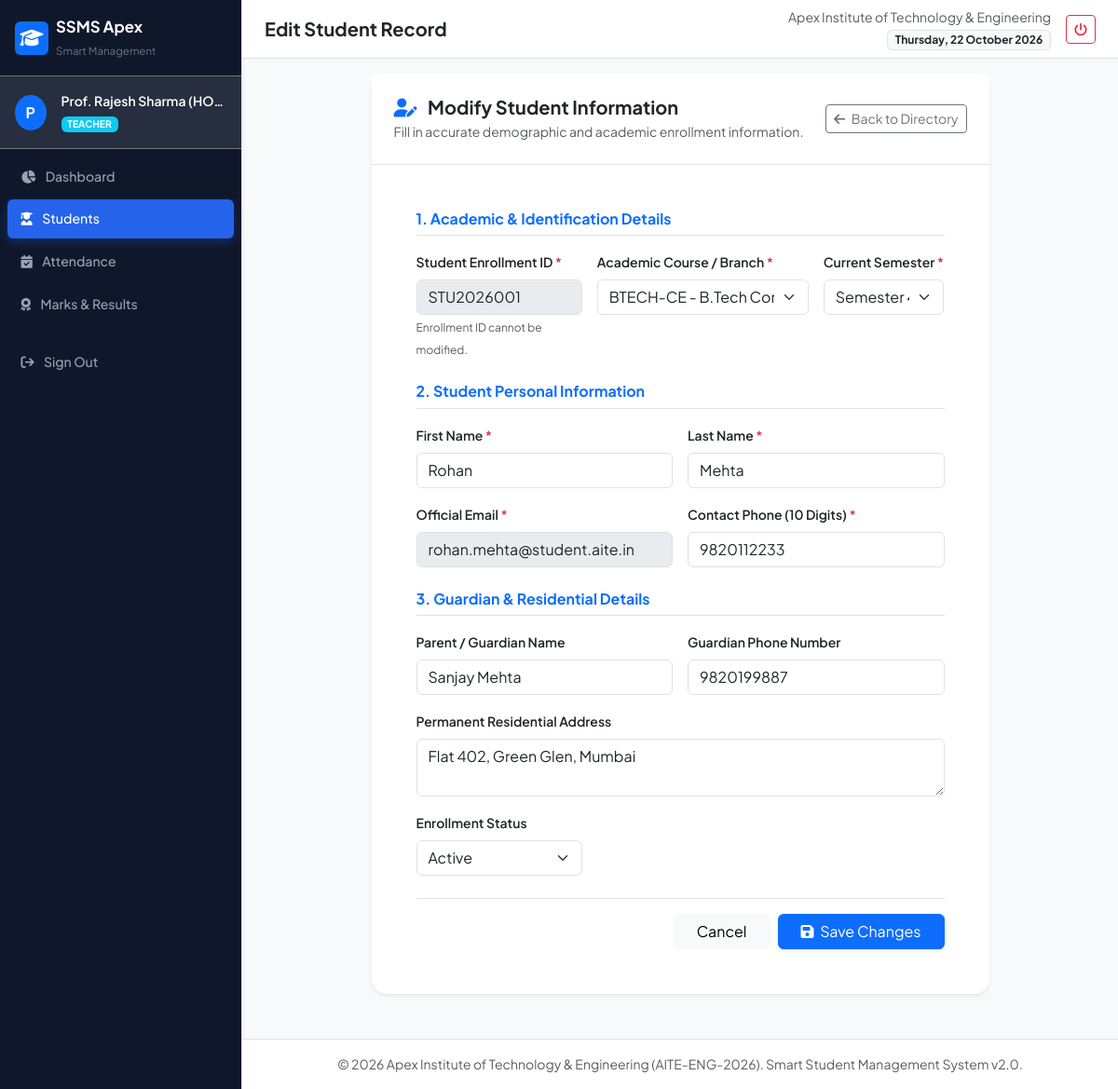
Page /students/edit/1 (signed in) on the committed database.
### models.py (models this page shows, shortened)
class User(db.Model):
    __tablename__ = 'users'
    id = db.Column(db.Integer, primary_key=True)
    username = db.Column(db.String(50), unique=True, nullable=False, index=True)
    password_hash = db.Column(db.String(255), nullable=False)
    role = db.Column(db.String(20), nullable=False, default='student')  # admin, teacher, student, accountant
    email = db.Column(db.String(100), unique=True, nullable=False)
    full_name = db.Column(db.String(100), nullable=False)
    is_active = db.Column(db.Boolean, default=True)
    created_at = db.Column(db.DateTime, default=datetime.utcnow)
    student_profile = db.relationship('Student', backref='user_account', uselist=False, cascade='all, delete-orphan')
    audit_logs = db.relationship('AuditLog', backref='user', lazy='dynamic')

class Student(db.Model):
    __tablename__ = 'students'
    id = db.Column(db.Integer, primary_key=True)
    student_id = db.Column(db.String(30), unique=True, nullable=False, index=True)  # e.g., 'STU2026001'
    user_id = db.Column(db.Integer, db.ForeignKey('users.id'), nullable=True)
    course_id = db.Column(db.Integer, db.ForeignKey('courses.id'), nullable=False)
    semester = db.Column(db.Integer, nullable=False, default=1)
    first_name = db.Column(db.String(50), nullable=False)
    last_name = db.Column(db.String(50), nullable=False)
    email = db.Column(db.String(100), unique=True, nullable=False)
    phone = db.Column(db.String(20), nullable=False)
    address = db.Column(db.Text)
    enrollment_date = db.Column(db.Date, default=date.today)
    status = db.Column(db.String(20), default='active')  # active, inactive, graduated, dropped
    guardian_name = db.Column(db.String(100))
    guardian_phone = db.Column(db.String(20))
    attendance_records = db.relationship('Attendance', backref='student', lazy='dynamic')
    marks_records = db.relationship('Marks', backref='student', lazy='dynamic')
    fees = db.relationship('StudentFee', backref='student', lazy='dynamic')

### app.py (the view, shortened to what this page needs)
    @app.route('/students/edit/<int:student_id>', methods=['GET', 'POST'])
    @login_required
    @roles_accepted('admin')
    def student_edit(student_id):
        student = Student.query.get_or_404(student_id)
        courses = Course.query.all()
        return render_template('students/form.html', courses=courses, student=student, is_edit=True)

### templates/students/form.html (shortened to what this page needs)
{% extends "base.html" %}
{% block page_title %}{{ 'Edit Student Record' if is_edit else 'Student Enrollment Form' }}{% endblock %}
{% block content %}
<div class="row justify-content-center">
    <div class="col-lg-10 col-xl-9">
        <div class="card border-0 shadow-sm rounded-4">
            <div class="card-header bg-white border-bottom p-4 d-flex align-items-center justify-content-between">
                <div>
                    <h5 class="fw-bold text-dark mb-1">
                        <i class="fa-solid {{ 'fa-user-pen text-primary' if is_edit else 'fa-user-plus text-success' }} me-2"></i>
                        {{ 'Modify Student Information' if is_edit else 'Enrollment & Academic Admission' }}
                    </h5>
                    <p class="text-muted small mb-0">Fill in accurate demographic and academic enrollment information.</p>
                </div>
                <a href="{{ url_for('students_list') }}" class="btn btn-outline-secondary btn-sm">
                    <i class="fa-solid fa-arrow-left me-1"></i> Back to Directory
                </a>
            </div>
            <div class="card-body p-4 p-md-5">
                <form method="POST" action="{{ url_for('student_edit', student_id=student.id) if is_edit else url_for('student_add') }}">
                    <h6 class="fw-bold text-primary border-bottom pb-2 mb-3">1. Academic & Identification Details</h6>
                    <div class="row g-3 mb-4">
                        <div class="col-md-4">
                            <label class="form-label small fw-semibold">Student Enrollment ID <span class="text-danger">*</span></label>
                            <input type="text" name="student_id" class="form-control" placeholder="e.g. STU2026010"
                                   value="{{ student.student_id if is_edit else form_data.get('student_id', '') }}"
                                   {{ 'readonly disabled' if is_edit else 'required' }}>
                            {% if is_edit %}
                            <small class="text-muted" style="font-size: 0.75rem;">Enrollment ID cannot be modified.</small>
                            {% endif %}
                        </div>
                        <div class="col-md-5">
                            <label class="form-label small fw-semibold">Academic Course / Branch <span class="text-danger">*</span></label>
                            <select name="course_id" class="form-select" required>
                                {% for c in courses %}
                                <option value="{{ c.id }}" {{ 'selected' if (is_edit and student.course_id == c.id) or (not is_edit and form_data.get('course_id') == c.id|string) }}>
                                    {{ c.code }} - {{ c.name }}
                                </option>
                                {% endfor %}
                            </select>
                        </div>
                        <div class="col-md-3">
                            <label class="form-label small fw-semibold">Current Semester <span class="text-danger">*</span></label>
                            <select name="semester" class="form-select" required>
                                {% for sem in range(1, 9) %}
                                <option value="{{ sem }}" {{ 'selected' if (is_edit and student.semester == sem) or (not is_edit and form_data.get('semester') == sem|string) }}>
                                    Semester {{ sem }}
                                </option>
                                {% endfor %}
                            </select>
                        </div>
                    </div>
                    <h6 class="fw-bold text-primary border-bottom pb-2 mb-3">2. Student Personal Information</h6>
                    <div class="row g-3 mb-4">
                        <div class="col-md-6">
                            <label class="form-label small fw-semibold">First Name <span class="text-danger">*</span></label>
                            <input type="text" name="first_name" class="form-control" placeholder="e.g. Rohan"
                                   value="{{ student.first_name if is_edit else form_data.get('first_name', '') }}" required>
                        </div>
                        <div class="col-md-6">
                            <label class="form-label small fw-semibold">Last Name <span class="text-danger">*</span></label>
                            <input type="text" name="last_name" class="form-control" placeholder="e.g. Mehta"
                                   value="{{ student.last_name if is_edit else form_data.get('last_name', '') }}" required>
                        </div>
                        <div class="col-md-6">
                            <label class="form-label small fw-semibold">Official Email <span class="text-danger">*</span></label>
                            <input type="email" name="email" class="form-control" placeholder="e.g. rohan.mehta@student.aite.in"
                                   value="{{ student.email if is_edit else form_data.get('email', '') }}"
                                   {{ 'readonly disabled' if is_edit else 'required' }}>
                        </div>
                        <div class="col-md-6">
                            <label class="form-label small fw-semibold">Contact Phone (10 Digits) <span class="text-danger">*</span></label>
                            <input type="tel" name="phone" class="form-control" pattern="[0-9]{10}" placeholder="9820112233"
                                   value="{{ student.phone if is_edit else form_data.get('phone', '') }}" required>
                        </div>
                    </div>
                    <h6 class="fw-bold text-primary border-bottom pb-2 mb-3">3. Guardian & Residential Details</h6>
                    <div class="row g-3 mb-4">
                        <div class="col-md-6">
                            <label class="form-label small fw-semibold">Parent / Guardian Name</label>
                            <input type="text" name="guardian_name" class="form-control" placeholder="e.g. Sanjay Mehta"
                                   value="{{ student.guardian_name if is_edit else form_data.get('guardian_name', '') }}">
                        </div>
                        <div class="col-md-6">
                            <label class="form-label small fw-semibold">Guardian Phone Number</label>
                            <input type="tel" name="guardian_phone" class="form-control" placeholder="9820199887"
                                   value="{{ student.guardian_phone if is_edit else form_data.get('guardian_phone', '') }}">
                        </div>
                        <div class="col-12">
                            <label class="form-label small fw-semibold">Permanent Residential Address</label>
                            <textarea name="address" class="form-control" rows="2" placeholder="Street, Building, City, Pincode">{{ student.address if is_edit else form_data.get('address', '') }}</textarea>
                        </div>
                        {% if is_edit %}
                        <div class="col-md-4">
                            <label class="form-label small fw-semibold">Enrollment Status</label>
                            <select name="status" class="form-select">
                                <option value="active" {{ 'selected' if student.status == 'active' }}>Active</option>
                            </select>
                        </div>
                        {% endif %}
                    </div>
                    <div class="d-flex justify-content-end gap-2 pt-3 border-top">
                        <a href="{{ url_for('students_list') }}" class="btn btn-light px-4">Cancel</a>
                        <button type="submit" class="btn btn-primary px-4 shadow-sm">
                            <i class="fa-solid fa-floppy-disk me-1"></i> {{ 'Save Changes' if is_edit else 'Complete Admission & Enroll' }}
                        </button>
                    </div>
                </form>
            </div>
        </div>
    </div>
</div>
{% endblock %}

### templates/base.html (shortened to what this page needs)
<!DOCTYPE html>
<html lang="en">
<head>
    <link href="https://cdn.jsdelivr.net/npm/bootstrap@5.3.3/dist/css/bootstrap.min.css" rel="stylesheet">
    <link href="https://cdnjs.cloudflare.com/ajax/libs/font-awesome/6.5.1/css/all.min.css" rel="stylesheet">
    <link rel="stylesheet" href="{{ url_for('static', filename='css/style.css') }}">
</head>
<body>
    <div class="d-flex" id="wrapper">
        {% if current_user %}
        <nav id="sidebar" class="bg-dark text-white border-end shadow-sm">
            <div class="sidebar-header p-3 border-bottom border-secondary d-flex align-items-center justify-content-between">
                <a href="{{ url_for('dashboard') }}" class="text-white text-decoration-none d-flex align-items-center gap-2">
                    <div class="brand-icon bg-primary text-white rounded p-2 d-flex align-items-center justify-content-center">
                        <i class="fa-solid fa-graduation-cap fs-5"></i>
                    </div>
                    <div>
                        <div class="fw-bold tracking-tight text-white mb-0" style="font-size: 1.05rem;">SSMS Apex</div>
                        <small class="text-secondary" style="font-size: 0.72rem;">Smart Management</small>
                    </div>
                </a>
            </div>
            <div class="p-3 bg-secondary bg-opacity-25 border-bottom border-secondary d-flex align-items-center gap-3">
                <div class="avatar-circle bg-primary text-white fw-bold d-flex align-items-center justify-content-center rounded-circle">
                    {{ current_user.full_name[0] }}
                </div>
                <div class="overflow-hidden">
                    <div class="text-truncate fw-semibold text-white small">{{ current_user.full_name }}</div>
                    <span class="badge bg-{{ 'danger' if current_user.role == 'admin' else ('info' if current_user.role == 'teacher' else ('warning' if current_user.role == 'accountant' else 'success')) }} text-uppercase" style="font-size: 0.65rem;">
                        {{ current_user.role }}
                    </span>
                </div>
            </div>
            <ul class="nav flex-column p-2 gap-1 sidebar-nav">
                <li class="nav-item">
                    <a class="nav-link text-white-50 rounded {{ 'active' if request.endpoint == 'dashboard' }}" href="{{ url_for('dashboard') }}">
                        <i class="fa-solid fa-chart-pie me-2"></i> Dashboard
                    </a>
                </li>
                {% if current_user.role in ['admin', 'teacher', 'accountant'] %}
                <li class="nav-item">
                    <a class="nav-link text-white-50 rounded {{ 'active' if 'student' in request.endpoint }}" href="{{ url_for('students_list') }}">
                        <i class="fa-solid fa-user-graduate me-2"></i> Students
                    </a>
                </li>
                {% endif %}
                {% if current_user.role in ['admin', 'teacher'] %}
                <li class="nav-item">
                    <a class="nav-link text-white-50 rounded {{ 'active' if 'attendance' in request.endpoint }}" href="{{ url_for('attendance_mark') }}">
                        <i class="fa-solid fa-calendar-check me-2"></i> Attendance
                    </a>
                </li>
                <li class="nav-item">
                    <a class="nav-link text-white-50 rounded {{ 'active' if 'marks' in request.endpoint }}" href="{{ url_for('marks_entry') }}">
                        <i class="fa-solid fa-award me-2"></i> Marks & Results
                    </a>
                </li>
                {% endif %}
                <li class="nav-item mt-auto pt-3">
                    <a class="nav-link text-danger rounded" href="{{ url_for('logout') }}">
                        <i class="fa-solid fa-arrow-right-from-bracket me-2"></i> Sign Out
                    </a>
                </li>
            </ul>
        </nav>
        {% endif %}
        <div id="page-content-wrapper" class="w-100 bg-light">
            <nav class="navbar navbar-expand navbar-light bg-white border-bottom px-4 py-2 sticky-top">
                <div class="container-fluid p-0">
                    <div class="d-flex align-items-center gap-2">
                        <span class="fs-5 fw-bold text-dark">{% block page_title %}Smart Student Management System{% endblock %}</span>
                    </div>
                    <div class="d-flex align-items-center gap-3">
                        <div class="text-end d-none d-md-block">
                            <small class="text-muted d-block">{{ institute_name }}</small>
                            <span class="badge bg-light text-dark border">{{ now.strftime('%A, %d %B %Y') }}</span>
                        </div>
                        {% if current_user %}
                        <a href="{{ url_for('logout') }}" class="btn btn-outline-danger btn-sm" title="Logout">
                            <i class="fa-solid fa-power-off"></i>
                        </a>
                        {% endif %}
                    </div>
                </div>
            </nav>
            <div class="container-fluid px-4 pt-3">
                {% block content %}{% endblock %}
            </div>
            <footer class="mt-5 py-3 border-top bg-white text-center text-muted small">
                <div class="container-fluid">
                    <span>&copy; {{ now.year }} {{ institute_name }} ({{ institute_code }}). Smart Student Management System v2.0.</span>
                </div>
            </footer>
        </div>
    </div>
</body>
</html>

### rows in the picture
User: full_name "P", full_name "Prof. Rajesh Sharma (HO…", role "TEACHER"
Student: student_id "STU2026001", first_name "Rohan", last_name "Mehta", email "rohan.mehta@student.aite.in", phone "9820112233", guardian_name "Sanjay Mehta", guardian_phone "9820199887", address "Flat 402, Green Glen, Mumbai"

### other values in the picture
{{ 'Edit Student Record' if is_edit else 'Student Enrollment Form' }} "Edit Student Record"
{{ institute_name }} "Apex Institute of Technology & Engineering"
{{ 'Save Changes' if is_edit else 'Complete Admission & Enroll' }} "Save Changes"
{{ institute_code }} "AITE-ENG-2026"
form field course_id "BTECH-CE - B.Tech Computer Engineering"
